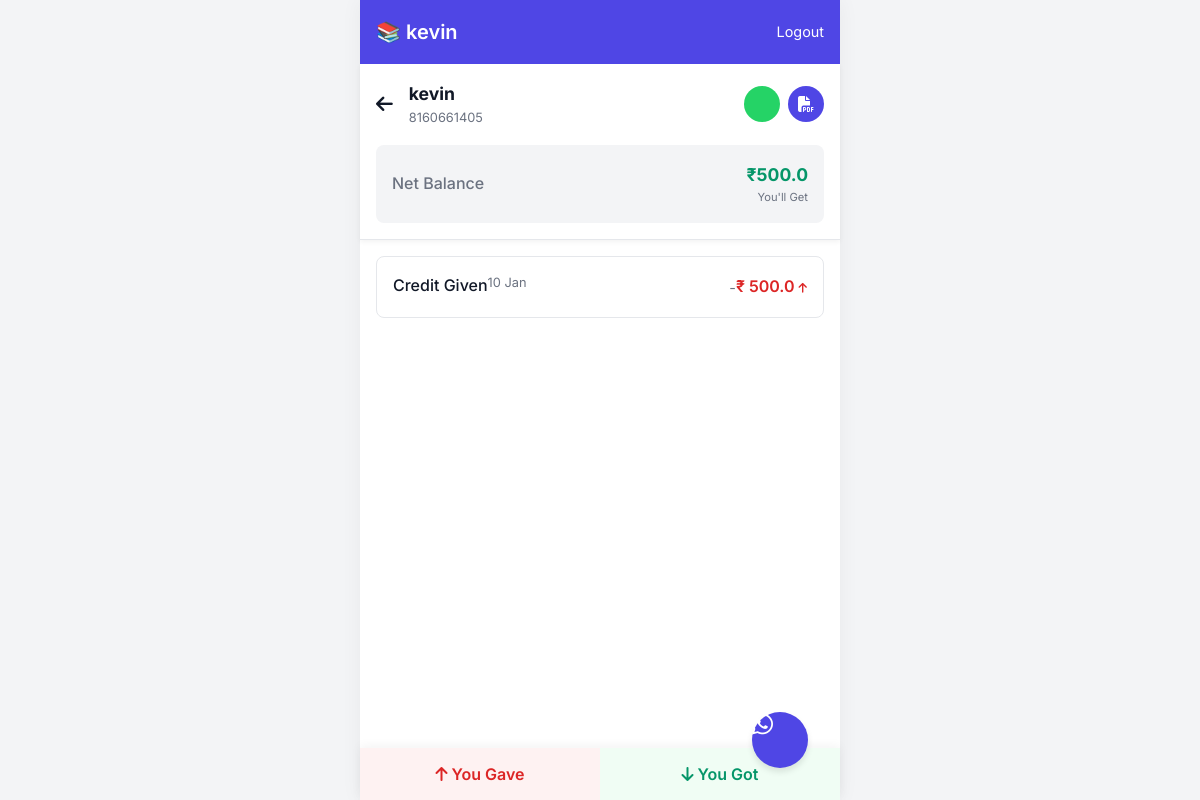
Screenshot of /customer/2 (signed in) with the database file from the repository.
### models.py (models this page shows)
class User(UserMixin, db.Model):
    id = db.Column(db.Integer, primary_key=True)
    username = db.Column(db.String(150), unique=True, nullable=False)
    password = db.Column(db.String(150), nullable=False)
    business_name = db.Column(db.String(150), nullable=True)
    customers = db.relationship('Customer', backref='owner', lazy=True)

class Customer(db.Model):
    id = db.Column(db.Integer, primary_key=True)
    name = db.Column(db.String(150), nullable=False)
    phone = db.Column(db.String(20), nullable=True)
    user_id = db.Column(db.Integer, db.ForeignKey('user.id'), nullable=False)
    transactions = db.relationship('Transaction', backref='customer', lazy=True)
    @property
    def balance(self):
        total = 0
        for tx in self.transactions:
            if tx.type == 'GAVE':
                total += tx.amount
            elif tx.type == 'GOT':
                total -= tx.amount
        return total

class Transaction(db.Model):
    id = db.Column(db.Integer, primary_key=True)
    amount = db.Column(db.Float, nullable=False)
    type = db.Column(db.String(10), nullable=False) # 'GAVE' or 'GOT'
    description = db.Column(db.String(200), nullable=True)
    timestamp = db.Column(db.DateTime, default=datetime.utcnow)
    customer_id = db.Column(db.Integer, db.ForeignKey('customer.id'), nullable=False)

### routes.py (the view)
@main.route('/customer/<int:id>')
@login_required
def customer_detail(id):
    customer = Customer.query.get_or_404(id)
    if customer.user_id != current_user.id:
        return redirect(url_for('main.dashboard'))
    return render_template('customer.html', customer=customer)

### app.py (called while the page is built)
def create_app():
    app = Flask(__name__)
    app.config['SECRET_KEY'] = 'secret-key-goes-here' # In prod, use env var
    app.config['SQLALCHEMY_DATABASE_URI'] = 'sqlite:///db.sqlite'
    app.config['SQLALCHEMY_TRACK_MODIFICATIONS'] = False
    db.init_app(app)
    login_manager = LoginManager()
    login_manager.login_view = 'auth.login'
    login_manager.init_app(app)
    @login_manager.user_loader
    def load_user(id):
        return User.query.get(int(id))
    from routes import main as main_blueprint
    from auth import auth as auth_blueprint
    app.register_blueprint(main_blueprint)
    app.register_blueprint(auth_blueprint)
    with app.app_context():
        db.create_all()
    return app

### templates/customer.html (shortened to what this page needs)
{% extends "base.html" %}
{% block content %}
<div
    style="padding: 1rem; background: #fff; border-bottom: 1px solid var(--border); position: sticky; top: 60px; z-index: 50; box-shadow: 0 2px 5px rgba(0,0,0,0.05);">
    <div style="display: flex; align-items: center; gap: 1rem;">
        <a href="{{ url_for('main.dashboard') }}"
            style="text-decoration: none; font-size: 1.2rem; color: var(--text-main);"><i
                class="fas fa-arrow-left"></i></a>
        <div style="flex: 1;">
            <h2 style="font-size: 1.1rem; margin: 0;">{{ customer.name }}</h2>
            <p style="font-size: 0.8rem; color: var(--text-muted); margin: 0;">{{ customer.phone or 'No Phone' }}</p>
        </div>
        <div style="display: flex; gap: 0.5rem;">
            {% if customer.phone %}
            <a href="https://wa.me/{{ customer.phone }}?text=Hello {{ customer.name }}, your pending balance with {{ current_user.business_name }} is {{ customer.balance }}. Please pay specifically."
                target="_blank"
                style="width: 36px; height: 36px; border-radius: 50%; background: #25D366; color: white; display: flex; align-items: center; justify-content: center; text-decoration: none;">
                <i class="fab fa-whatsapp"></i>
            </a>
            {% endif %}
            <a href="{{ url_for('main.customer_report', id=customer.id) }}" target="_blank"
                style="width: 36px; height: 36px; border-radius: 50%; background: var(--primary); color: white; display: flex; align-items: center; justify-content: center; text-decoration: none;">
                <i class="fas fa-file-pdf"></i>
            </a>
        </div>
    </div>
    <div
        style="margin-top: 1rem; padding: 1rem; background: var(--bg-color); border-radius: 8px; display: flex; justify-content: space-between; align-items: center;">
        <span style="font-weight: 500; color: var(--text-muted);">Net Balance</span>
        {% if customer.balance > 0 %}
        <div style="text-align: right;">
            <strong style="color: var(--success); font-size: 1.1rem;">₹{{ customer.balance }}</strong>
            <span style="display: block; font-size: 0.7rem; color: var(--text-muted);">You'll Get</span>
        </div>
        {% elif customer.balance < 0 %} <div style="text-align: right;">
            <strong style="color: var(--danger); font-size: 1.1rem;">₹{{ customer.balance | abs }}</strong>
            <span style="display: block; font-size: 0.7rem; color: var(--text-muted);">You'll Give</span>
    </div>
    {% else %}
    <strong style="color: var(--text-muted);">Settled</strong>
    {% endif %}
</div>
</div>
<div class="tx-list" style="padding: 1rem; padding-bottom: 5rem;">
    {% for tx in customer.transactions|sort(attribute='timestamp', reverse=True) %}
    <div class="tx-item"
        style="background: white; border-radius: 8px; padding: 1rem; margin-bottom: 0.5rem; border: 1px solid var(--border);">
        <div style="display: flex; justify-content: space-between; margin-bottom: 0.2rem;">
            <span style="font-weight: 500;">{{ 'Credit Given' if tx.type == 'GAVE' else 'Payment Received' }}</span>
            <span style="font-size: 0.8rem; color: var(--text-muted);">{{ tx.timestamp.strftime('%d %b') }}</span>
        </div>
        <div style="display: flex; justify-content: space-between; align-items: center;">
            <p style="color: var(--text-muted); font-size: 0.9rem;">{{ tx.description or '-' }}</p>
            {% if tx.type == 'GAVE' %}
            <span style="color: var(--danger); font-weight: 600;">₹ {{ tx.amount }} <i class="fas fa-arrow-up"
                    style="font-size: 0.7rem;"></i></span>
            {% else %}
            <span style="color: var(--success); font-weight: 600;">₹ {{ tx.amount }} <i class="fas fa-arrow-down"
                    style="font-size: 0.7rem;"></i></span>
            {% endif %}
        </div>
    </div>
    {% else %}
    <div style="padding: 2rem; text-align: center; color: var(--text-muted);">
        No transactions yet.
    </div>
    {% endfor %}
</div>
<div class="tx-actions">
    <button class="tx-btn gave" onclick="openTxModal('GAVE')">
        <i class="fas fa-arrow-up"></i> You Gave
    </button>
    <button class="tx-btn got" onclick="openTxModal('GOT')">
        <i class="fas fa-arrow-down"></i> You Got
    </button>
</div>
{% endblock %}

### templates/base.html (shortened to what this page needs)
<!DOCTYPE html>
<html lang="en">
<head>
    <link rel="stylesheet" href="{{ url_for('static', filename='css/style.css') }}">
    <link rel="stylesheet" href="https://cdnjs.cloudflare.com/ajax/libs/font-awesome/6.4.0/css/all.min.css">
</head>
<body>
    <div class="container">
        {% if current_user.is_authenticated %}
        <header class="header">
            <div class="brand">
                <h1>📚 {{ current_user.business_name or 'My Business' }}</h1>
            </div>
            <div class="nav">
                <a href="{{ url_for('auth.logout') }}">Logout</a>
            </div>
        </header>
        {% endif %}
        {% block content %}{% endblock %}
    </div>
</body>
</html>

### static/css/style.css (style rules this page uses)
:root { --primary: #4f46e5; --primary-dark: #4338ca; --secondary: #ffffff; --bg-color: #f3f4f6; --text-main: #111827; --text-muted: #6b7280; --success: #059669; --danger: #dc2626; --border: #e5e7eb; }
* { box_sizing: border-box; margin: 0; padding: 0; font-family: 'Inter', -apple-system, BlinkMacSystemFont, 'Segoe UI', Roboto, sans-serif; }
body { background-color: var(--bg-color); color: var(--text-main); line-height: 1.6; }
.container { max-width: 480px; margin: 0 auto; background: white; min-height: 100vh; box-shadow: 0 0 20px rgba(0, 0, 0, 0.05); position: relative; }
.header { background-color: var(--primary); color: white; padding: 1rem; display: flex; justify-content: space-between; align-items: center; position: sticky; top: 0; z-index: 100; }
.header h1 { font-size: 1.25rem; font-weight: 600; }
.header a { color: white; text-decoration: none; font-size: 0.9rem; }
.fab { position: fixed; bottom: 2rem; right: 50%; transform: translateX(50%); background: var(--primary); color: white; width: 3.5rem; height: 3.5rem; border-radius: 50%; display: flex; align-items: center; justify-content: center; box-shadow: 0 4px 6px rgba(0, 0, 0, 0.1); font-size: 1.5rem; text-decoration: none; border: none; cursor: pointer; }
@media (min-width: 480px) { .fab { right: calc(50% - 240px + 2rem); transform: none; } }
.tx-actions { position: fixed; bottom: 0; left: 0; width: 100%; display: flex; background: white; box-shadow: 0 -2px 10px rgba(0, 0, 0, 0.05); }
@media (min-width: 480px) { .tx-actions { width: 480px; left: 50%; transform: translateX(-50%); } }
.tx-btn { flex: 1; padding: 1rem; border: none; font-weight: 600; cursor: pointer; font-size: 1rem; }
.tx-btn.gave { background-color: #fef2f2; color: var(--danger); }
.tx-btn.got { background-color: #f0fdf4; color: var(--success); }
.tx-list { padding-bottom: 4rem; }
.tx-item { padding: 1rem; border-bottom: 1px solid var(--border); display: flex; justify-content: space-between; }

### rows the page displays
User: business_name "kevin"
Customer: name "kevin", phone "8160661405"
Transaction: balance "500.0", type "Credit Given", timestamp "10 Jan", description "-", amount "500.0"
